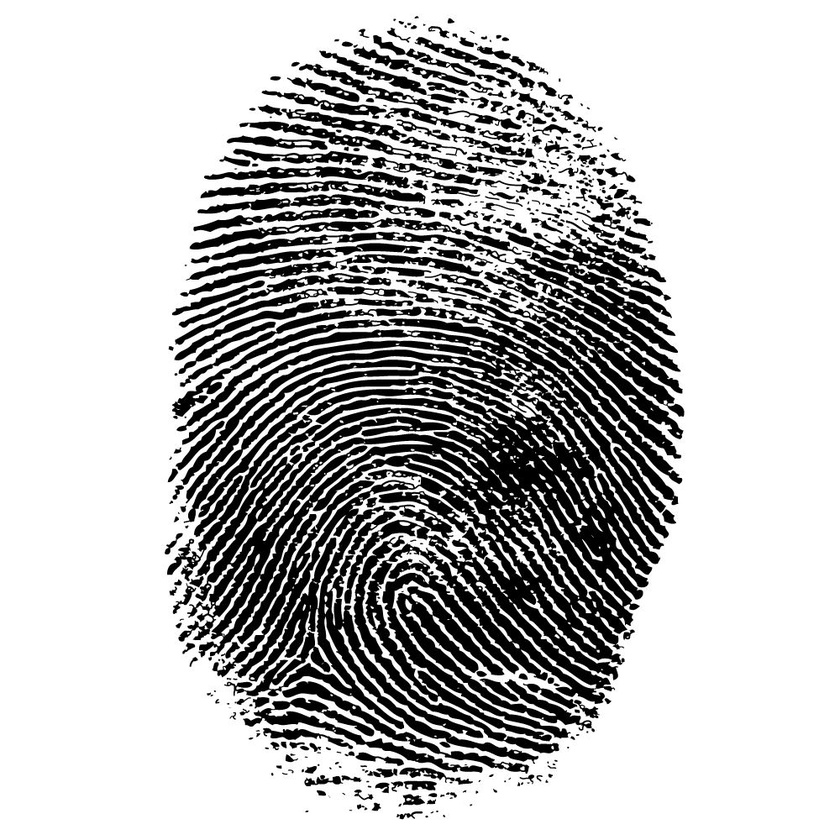
#> input picture FoundationsOfCV/Module5/latent-fingerprint.jpg, 840 x 840 px, shrunk from 1000 x 1000 before the run
$ jupyter execute Option1_FingurePrint.ipynb
#> lines starting #> are read from the running program, lines starting #| are printed output that depends on the picture
[cell 1]
import cv2
import numpy as np
import matplotlib.pyplot as plt

def display_image(image):
    plt.imshow(cv2.cvtColor(image, cv2.COLOR_BGR2RGB))
    plt.show()

[cell 2]
img = cv2.imread('latent-fingerprint.jpg',1)
#> img is the input picture: shape (840, 840, 3); min 0, max 255, mean 188.1
display_image(img)

## Define the Kernel for Morphological Operations

[cell 3]
kernel = np.ones((3, 3), 'uint8')

## Dialte

[cell 4]
dilated = cv2.dilate(img, kernel, iterations=1)
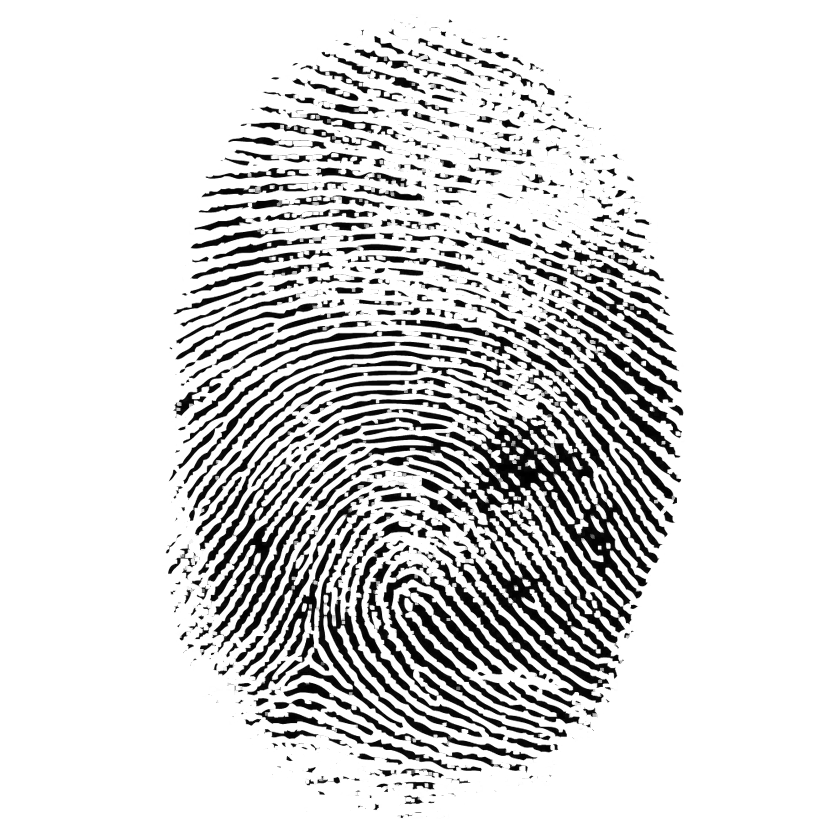
#> dilated: shape (840, 840, 3); min 0, max 255, mean 217.2
display_image(dilated)

## Erosion

[cell 5]
eroded = cv2.erode(img, kernel, iterations=1)
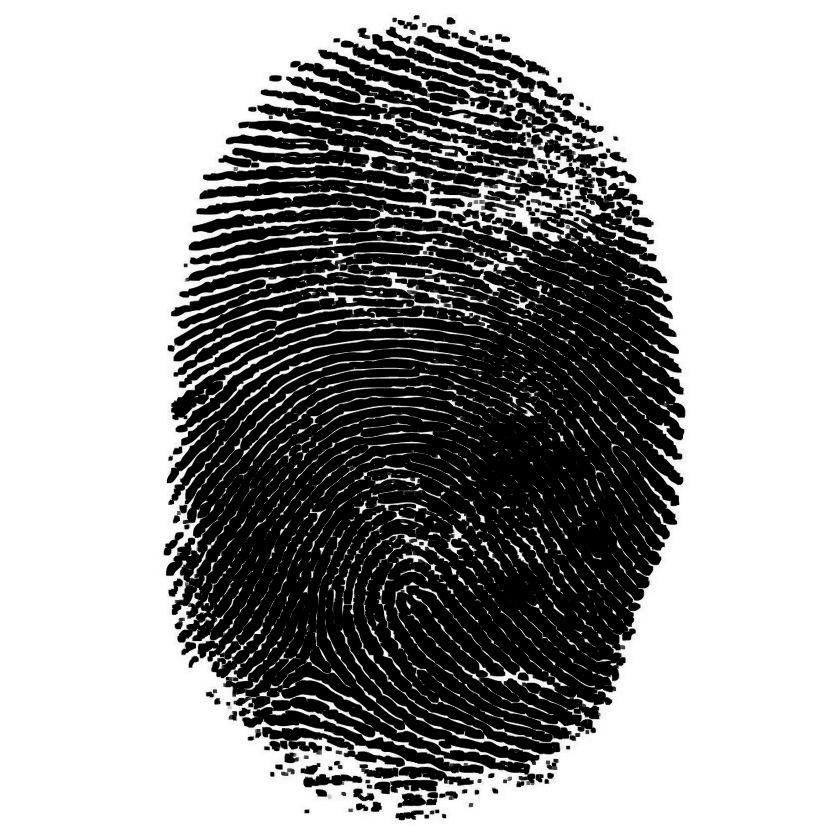
#> eroded: shape (840, 840, 3); min 0, max 255, mean 159.4
display_image(eroded)

## Opening
### Opening (Erosion Followed by Dilation)
### Opening removes small noise by first eroding the image and then dilating it. This is particularly useful when there are small specks or spots in the fingerprint.

[cell 6]
opening = cv2.morphologyEx(img, cv2.MORPH_OPEN, kernel)
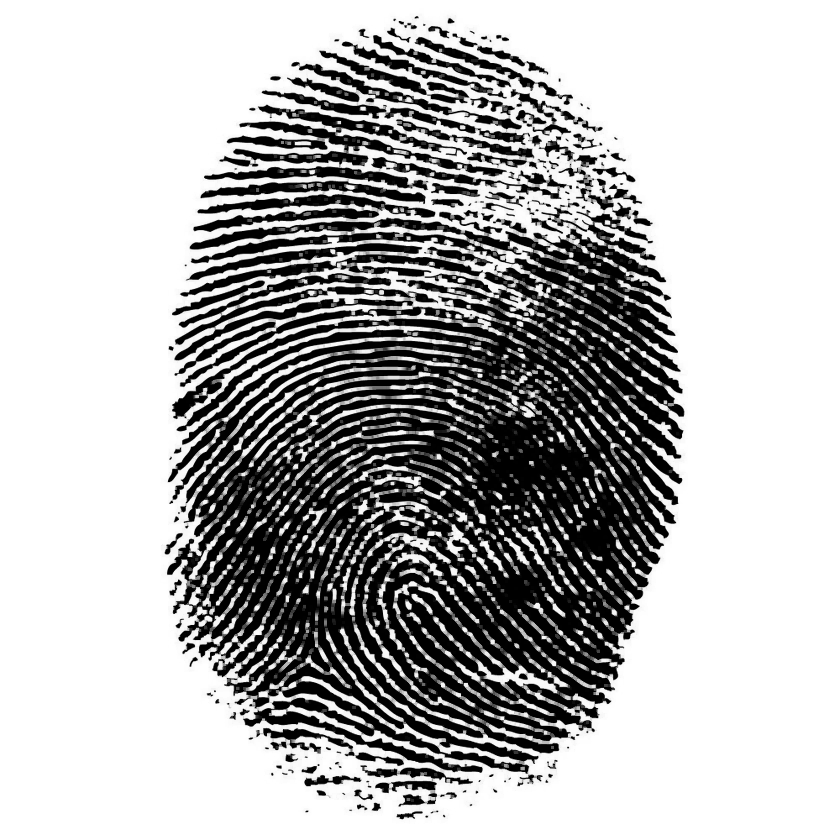
#> opening: shape (840, 840, 3); min 0, max 255, mean 181.1
display_image(opening)

## Closing (Dilation Followed by Erosion)
### Closing fills small holes in the ridges by first dilating and then eroding the image. This is effective in closing small gaps in ridge patterns, which may improve matching.

[cell 7]
closing = cv2.morphologyEx(img, cv2.MORPH_CLOSE, kernel)
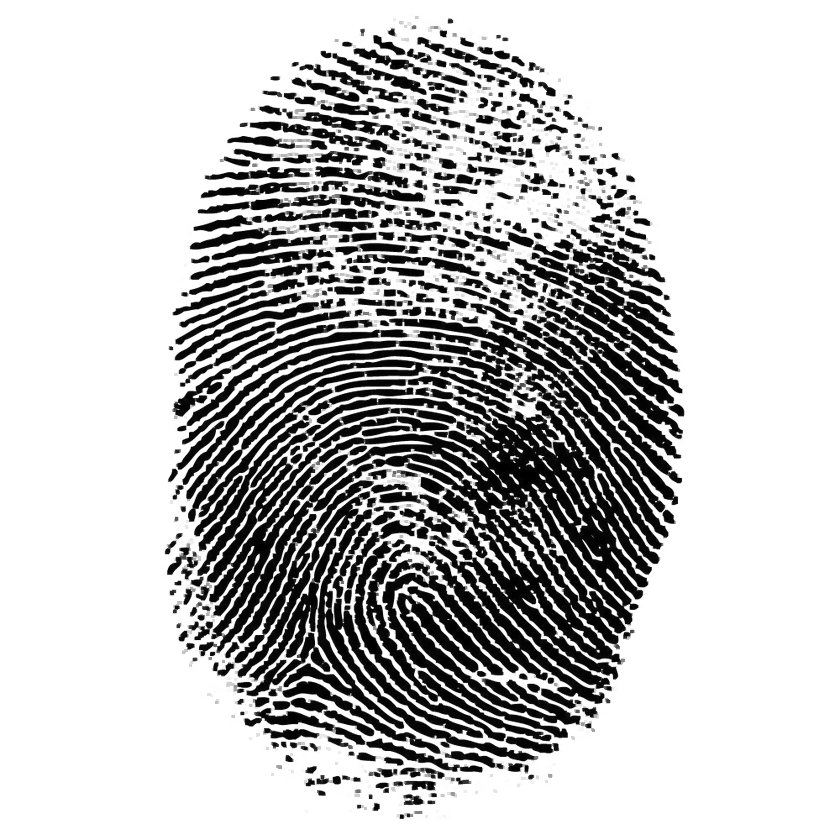
#> closing: shape (840, 840, 3); min 0, max 255, mean 193
display_image(closing)
